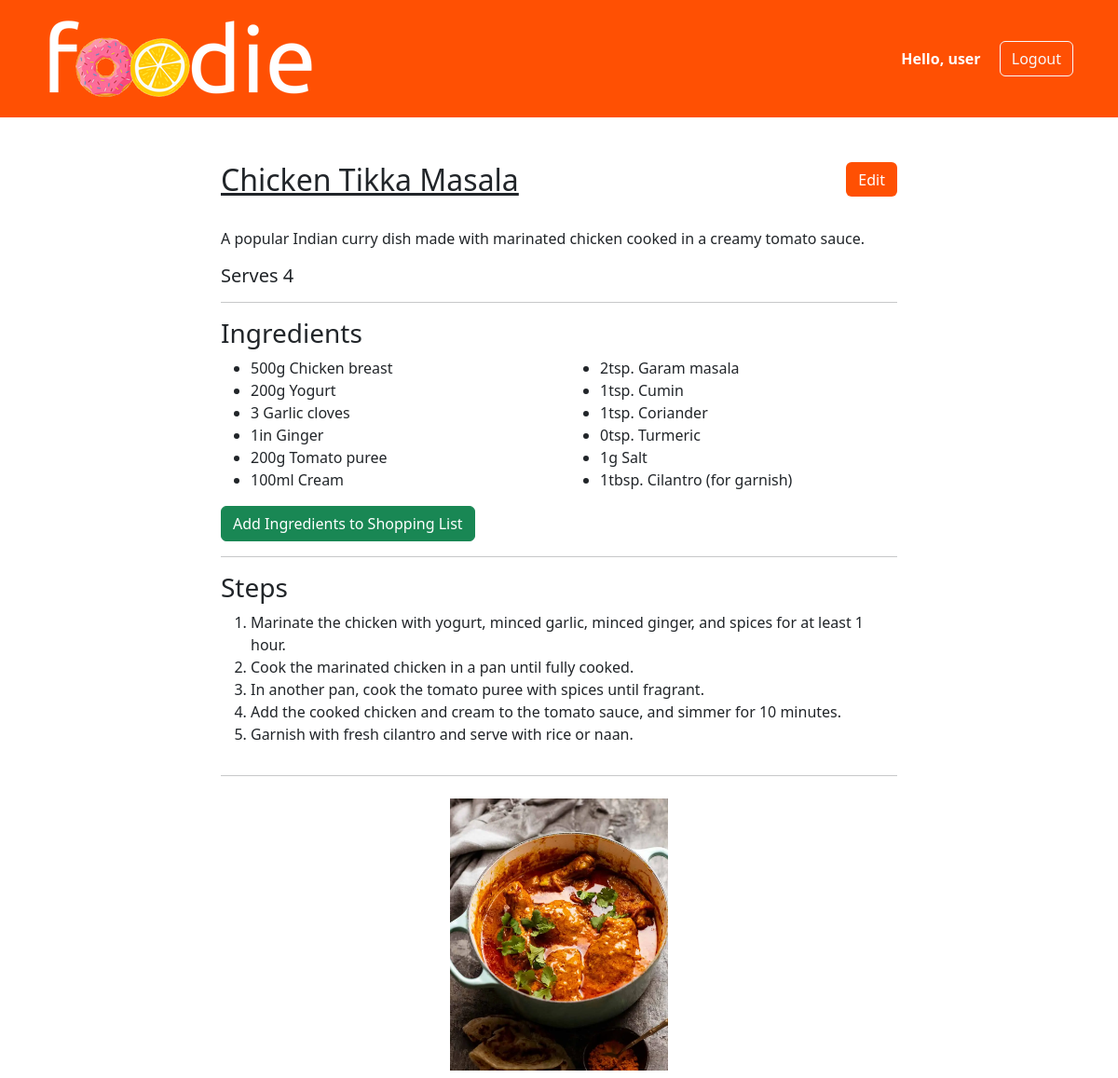
The page /recipe/1/2 (signed in) on the database its author committed.
### tables this page shows
CREATE TABLE recipes (
    id INTEGER PRIMARY KEY AUTOINCREMENT,
    user_id INTEGER,
    title TEXT,
    description TEXT,
    servings INTEGER,
    FOREIGN KEY (user_id) REFERENCES users(id)
);

CREATE TABLE ingredients (
    id INTEGER PRIMARY KEY AUTOINCREMENT,
    recipe_id INTEGER,
    ingredient TEXT,
    quantity REAL,
    units TEXT,
    FOREIGN KEY (recipe_id) REFERENCES recipes(id)
);

CREATE TABLE steps (
    id INTEGER PRIMARY KEY AUTOINCREMENT,
    recipe_id INTEGER,
    step TEXT,
    FOREIGN KEY (recipe_id) REFERENCES recipes(id)
);

CREATE TABLE pictures (
    id INTEGER PRIMARY KEY AUTOINCREMENT,
    recipe_id INTEGER,
    filename, TEXT,
    FOREIGN KEY (recipe_id) REFERENCES recipes(id)
);

### app.py (the view)
@app.route("/recipe/<user_id>/<recipe_id>")
@login_required
@user_specific
def recipe(user_id, recipe_id):
    recipe, ingredients, steps, picture = get_recipe_info(recipe_id)
    return render_template("recipe.html", recipe=recipe, ingredients=ingredients, steps=steps, picture=picture)

### app.py (called while the page is built)
def get_recipe_info(id):
    recipe = cur.execute("SELECT * FROM recipes WHERE id = ?", (id,)).fetchone()
    ingredients = cur.execute("SELECT ingredient, quantity, units FROM ingredients WHERE recipe_id = ?", (id,)).fetchall()
    steps = cur.execute("SELECT step FROM steps WHERE recipe_id = ?", (id,)).fetchall()
    pictures = cur.execute("SELECT filename FROM pictures WHERE recipe_id = ?", (id,)).fetchall()
    return recipe, ingredients, steps, pictures

def login_required(view):
    @functools.wraps(view)
    def wrapped_view(**kwargs):
        if "username" not in session:
            return redirect("/login")
        return view(**kwargs)
    return wrapped_view

def user_specific(view):
    @functools.wraps(view)
    def wrapped_view(**kwargs):
        user_id = request.view_args.get('user_id')
        if user_id != session['user_id']:
            return redirect("/")
        return view(**kwargs)
    return wrapped_view

### templates/recipe.html (shortened to what this page needs)
{% extends "layout.html" %}
{% block main %}
<div class="container content-container w-100 mt-5">
    <div class="d-flex mb-4">
        <h2 class="flex-grow-1"><u>{{ recipe["title"] }}</u></h2>
        <a class="text-reset" href="/editrecipe/{{ session['user_id'] }}/{{ recipe['id'] }}">
            <button class="btn btn-orange" type="submit">
                Edit
            </button>
        </a>
    </div>
    <div class="word-wrap">{{ recipe["description"] }}</div>
    {% if recipe['servings'] is integer %}
        <div class="mt-3"><h5>Serves {{ recipe['servings'] }}</h5></div>
    {% endif %}
    <hr>
    <h3>Ingredients</h3>
    <div class="row">
        {% set num_items = ingredients | length %}
        <div class="col-6">
            <ul>
                {% for ingredient in ingredients %}
                {% if loop.index0 < num_items / 2 %} <li class="li-steps word-wrap">{{ ingredient["quantity"] | norm }}{{
                    ingredient["units"] }} {{
                    ingredient["ingredient"] }}</li>
                    {% endif %}
                    {% endfor %}
            </ul>
        </div>
        <div class="col-6">
            <ul>
                {% for ingredient in ingredients %}
                {% if loop.index0 >= num_items / 2 %}
                <li class="li-steps word-wrap">{{ ingredient["quantity"] | norm }}{{ ingredient["units"] }} {{
                    ingredient["ingredient"] }}</li>
                {% endif %}
                {% endfor %}
            </ul>
        </div>
    </div>
    <div class="row">
        <div class="col-6">
            <button class="btn btn-success">
                <a class="text-reset" href="/addingredients/{{ recipe['id'] }}">Add Ingredients to Shopping List</a>
            </button>
        </div>
    </div>
    <hr>
    <h3>Steps</h3>
    <div class="row">
        <div class="col-12">
            <ol>
                {% for step in steps %}
                <li class="li-steps">{{ step["step"] }}</li>
                {% endfor %}
            </ol>
        </div>
    </div>
    <hr>
    {% if picture | length != 0 %}
    <div class="row justify-content-center">
        <div class="col-4 p-2">
            <img class="img-fluid" src="/static/uploads/{{ picture[0]['filename'] }}" alt="image">
        </div>
    </div>
    {% endif %}
</div>
{% endblock %}

### static/style.css (style rules this page uses)
:root { --orange: #FF5003; }
body { min-width: 400px; }
.content-container { max-width: 750px !important; }
a { text-decoration: none !important; }
.btn-orange { background-color: var(--orange) !important; outline-color: var(--orange) !important; color: white !important; height: 37px; }

### rows shown on the page
recipes: title "Chicken Tikka Masala", description "A popular Indian curry dish made with marinated chicken cooked in a creamy tomato sauce.", servings "4"
ingredients: quantity|norm "500", units "g", ingredient "Chicken breast"
ingredients: quantity|norm "200", units "g", ingredient "Yogurt"
ingredients: quantity|norm "3", ingredient "Garlic cloves"
ingredients: quantity|norm "1", units "in", ingredient "Ginger"
ingredients: quantity|norm "200", units "g", ingredient "Tomato puree"
ingredients: quantity|norm "100", units "ml", ingredient "Cream"
ingredients: quantity|norm "2", units "tsp.", ingredient "Garam masala"
ingredients: quantity|norm "1", units "tsp.", ingredient "Cumin"
ingredients: quantity|norm "1", units "tsp.", ingredient "Coriander"
ingredients: quantity|norm "0", units "tsp.", ingredient "Turmeric"
ingredients: quantity|norm "1", units "g", ingredient "Salt"
ingredients: quantity|norm "1", units "tbsp.", ingredient "Cilantro (for garnish)"
steps: step "Marinate the chicken with yogurt, minced garlic, minced ginger, and spices for at least 1 hour."
steps: step "Cook the marinated chicken in a pan until fully cooked."
steps: step "In another pan, cook the tomato puree with spices until fragrant."
steps: step "Add the cooked chicken and cream to the tomato sauce, and simmer for 10 minutes."
steps: step "Garnish with fresh cilantro and serve with rice or naan."
pictures: filename (picture)

### other values the page prints
{{ session["username"] }} "user"
